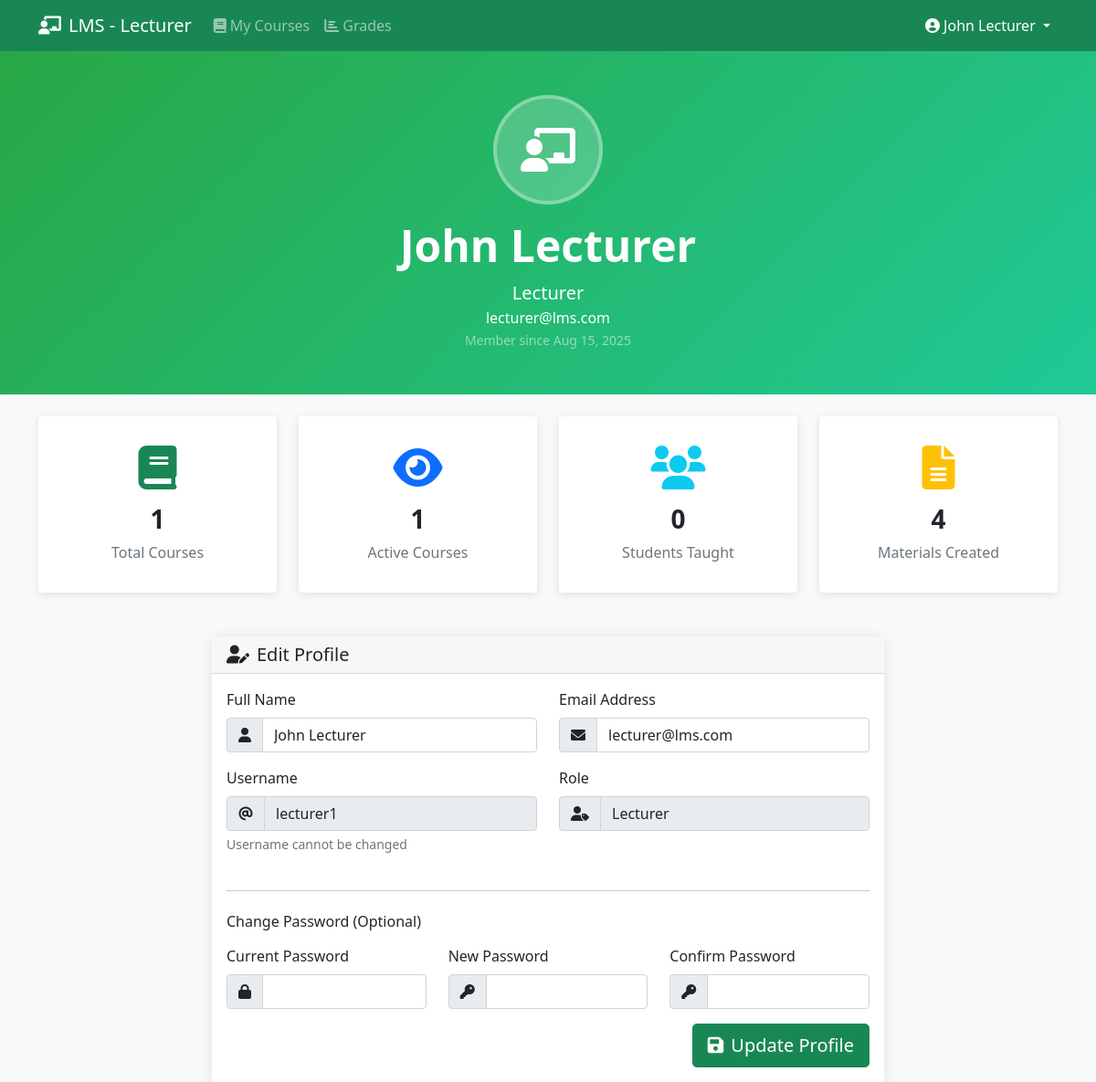
Page /lecturer/profile.php (signed in) on the committed database.
### tables this page shows
CREATE TABLE users (
    id INT AUTO_INCREMENT PRIMARY KEY,
    username VARCHAR(50) UNIQUE NOT NULL,
    email VARCHAR(100) UNIQUE NOT NULL,
    password VARCHAR(255) NOT NULL,
    full_name VARCHAR(100) NOT NULL,
    role ENUM('student', 'lecturer', 'admin') NOT NULL,
    avatar VARCHAR(255) DEFAULT 'default-avatar.png',
    created_at TIMESTAMP DEFAULT CURRENT_TIMESTAMP,
    updated_at TIMESTAMP DEFAULT CURRENT_TIMESTAMP ON UPDATE CURRENT_TIMESTAMP
);

### config/config.php (called while the page is built, shortened)
<?php
try {
    $pdo = new PDO("mysql:host=" . DB_HOST . ";dbname=" . DB_NAME, DB_USERNAME, DB_PASSWORD);
    $pdo->setAttribute(PDO::ATTR_ERRMODE, PDO::ERRMODE_EXCEPTION);
    $pdo->setAttribute(PDO::ATTR_DEFAULT_FETCH_MODE, PDO::FETCH_ASSOC);
} catch(PDOException $e) {
    die("Connection failed: " . $e->getMessage());
}
function isLoggedIn() {
    return isset($_SESSION['user_id']);
}
function getCurrentUser() {
    global $pdo;
    $stmt = $pdo->prepare("SELECT * FROM users WHERE id = ?");
    $stmt->execute([$_SESSION['user_id']]);
    return $stmt->fetch();
}
function formatDate($date) {
    return date('M d, Y', strtotime($date));
}
?>

### lecturer/profile.php (the view, shortened to what this page needs)
<?php
require_once '../config/config.php';
$user = getCurrentUser();
$stmt = $pdo->prepare("SELECT COUNT(*) as total_courses FROM courses WHERE lecturer_id = ?");
$stmt->execute([$user['id']]);
$stats['total_courses'] = $stmt->fetch()['total_courses'];
$stmt = $pdo->prepare("SELECT COUNT(*) as active_courses FROM courses WHERE lecturer_id = ? AND status = 'active'");
$stmt->execute([$user['id']]);
$stats['active_courses'] = $stmt->fetch()['active_courses'];
$stmt = $pdo->prepare("SELECT COUNT(DISTINCT e.student_id) as total_students FROM enrollments e JOIN courses c ON e.course_id = c.id WHERE c.lecturer_id = ?");
$stmt->execute([$user['id']]);
$stats['total_students'] = $stmt->fetch()['total_students'];
$stmt = $pdo->prepare("SELECT COUNT(*) as total_materials FROM materials m JOIN courses c ON m.course_id = c.id WHERE c.lecturer_id = ?");
$stmt->execute([$user['id']]);
$stats['total_materials'] = $stmt->fetch()['total_materials'];
?>
<!DOCTYPE html>
<html lang="en">
<head>
    <link href="https://cdn.jsdelivr.net/npm/bootstrap@5.1.3/dist/css/bootstrap.min.css" rel="stylesheet">
    <link href="https://cdnjs.cloudflare.com/ajax/libs/font-awesome/6.0.0/css/all.min.css" rel="stylesheet">
</head>
<body class="bg-light">
    <nav class="navbar navbar-expand-lg navbar-dark bg-success">
        <div class="container">
            <a class="navbar-brand" href="dashboard.php">
                <i class="fas fa-chalkboard-teacher me-2"></i>LMS - Lecturer
            </a>
            <div class="collapse navbar-collapse" id="navbarNav">
                <ul class="navbar-nav me-auto">
                    <li class="nav-item">
                        <a class="nav-link" href="dashboard.php">
                            <i class="fas fa-book me-1"></i>My Courses
                        </a>
                    </li>
                    <li class="nav-item">
                        <a class="nav-link" href="grades.php">
                            <i class="fas fa-chart-bar me-1"></i>Grades
                        </a>
                    </li>
                </ul>
                <ul class="navbar-nav">
                    <li class="nav-item dropdown">
                        <a class="nav-link dropdown-toggle active" href="#" id="navbarDropdown" role="button" data-bs-toggle="dropdown">
                            <i class="fas fa-user-circle me-1"></i><?php echo htmlspecialchars($user['full_name']); ?>
                        </a>
                    </li>
                </ul>
            </div>
        </div>
    </nav>
    <section class="profile-header">
        <div class="container text-center">
            <div class="profile-avatar">
                <i class="fas fa-chalkboard-teacher"></i>
            </div>
            <h1 class="display-5 fw-bold mt-3 mb-2"><?php echo htmlspecialchars($user['full_name']); ?></h1>
            <p class="lead mb-0">Lecturer</p>
            <p class="mb-0"><?php echo htmlspecialchars($user['email']); ?></p>
            <small class="text-white-50">Member since <?php echo formatDate($user['created_at']); ?></small>
        </div>
    </section>
    <div class="container mt-4">
        <div class="row g-4 mb-5">
            <div class="col-md-3">
                <div class="card stat-card text-center p-3">
                    <div class="card-body">
                        <i class="fas fa-book fa-3x text-success mb-3"></i>
                        <h3 class="fw-bold"><?php echo $stats['total_courses']; ?></h3>
                        <p class="text-muted mb-0">Total Courses</p>
                    </div>
                </div>
            </div>
            <div class="col-md-3">
                <div class="card stat-card text-center p-3">
                    <div class="card-body">
                        <i class="fas fa-eye fa-3x text-primary mb-3"></i>
                        <h3 class="fw-bold"><?php echo $stats['active_courses']; ?></h3>
                        <p class="text-muted mb-0">Active Courses</p>
                    </div>
                </div>
            </div>
            <div class="col-md-3">
                <div class="card stat-card text-center p-3">
                    <div class="card-body">
                        <i class="fas fa-users fa-3x text-info mb-3"></i>
                        <h3 class="fw-bold"><?php echo $stats['total_students']; ?></h3>
                        <p class="text-muted mb-0">Students Taught</p>
                    </div>
                </div>
            </div>
            <div class="col-md-3">
                <div class="card stat-card text-center p-3">
                    <div class="card-body">
                        <i class="fas fa-file-alt fa-3x text-warning mb-3"></i>
                        <h3 class="fw-bold"><?php echo $stats['total_materials']; ?></h3>
                        <p class="text-muted mb-0">Materials Created</p>
                    </div>
                </div>
            </div>
        </div>
        <div class="row justify-content-center">
            <div class="col-md-8">
                <div class="card form-card">
                    <div class="card-header">
                        <h5 class="mb-0"><i class="fas fa-user-edit me-2"></i>Edit Profile</h5>
                    </div>
                    <div class="card-body">
                        <form method="POST">
                            <div class="row">
                                <div class="col-md-6 mb-3">
                                    <label for="full_name" class="form-label">Full Name</label>
                                    <div class="input-group">
                                        <span class="input-group-text"><i class="fas fa-user"></i></span>
                                        <input type="text" class="form-control" id="full_name" name="full_name"
                                               value="<?php echo htmlspecialchars($user['full_name']); ?>" required>
                                    </div>
                                </div>
                                <div class="col-md-6 mb-3">
                                    <label for="email" class="form-label">Email Address</label>
                                    <div class="input-group">
                                        <span class="input-group-text"><i class="fas fa-envelope"></i></span>
                                        <input type="email" class="form-control" id="email" name="email"
                                               value="<?php echo htmlspecialchars($user['email']); ?>" required>
                                    </div>
                                </div>
                            </div>
                            <div class="row">
                                <div class="col-md-6 mb-3">
                                    <label for="username" class="form-label">Username</label>
                                    <div class="input-group">
                                        <span class="input-group-text"><i class="fas fa-at"></i></span>
                                        <input type="text" class="form-control" value="<?php echo htmlspecialchars($user['username']); ?>" disabled>
                                    </div>
                                    <div class="form-text">Username cannot be changed</div>
                                </div>
                                <div class="col-md-6 mb-3">
                                    <label for="role" class="form-label">Role</label>
                                    <div class="input-group">
                                        <span class="input-group-text"><i class="fas fa-user-tag"></i></span>
                                        <input type="text" class="form-control" value="Lecturer" disabled>
                                    </div>
                                </div>
                            </div>
                            <hr class="my-4">
                            <h6 class="mb-3">Change Password (Optional)</h6>
                            <div class="row">
                                <div class="col-md-4 mb-3">
                                    <label for="current_password" class="form-label">Current Password</label>
                                    <div class="input-group">
                                        <span class="input-group-text"><i class="fas fa-lock"></i></span>
                                        <input type="password" class="form-control" id="current_password" name="current_password">
                                    </div>
                                </div>
                                <div class="col-md-4 mb-3">
                                    <label for="new_password" class="form-label">New Password</label>
                                    <div class="input-group">
                                        <span class="input-group-text"><i class="fas fa-key"></i></span>
                                        <input type="password" class="form-control" id="new_password" name="new_password">
                                    </div>
                                </div>
                                <div class="col-md-4 mb-3">
                                    <label for="confirm_password" class="form-label">Confirm Password</label>
                                    <div class="input-group">
                                        <span class="input-group-text"><i class="fas fa-key"></i></span>
                                        <input type="password" class="form-control" id="confirm_password" name="confirm_password">
                                    </div>
                                </div>
                            </div>
                            <div class="text-end">
                                <button type="submit" class="btn btn-success btn-lg">
                                    <i class="fas fa-save me-2"></i>Update Profile
                                </button>
                            </div>
                        </form>
                    </div>
                </div>
            </div>
        </div>
    </div>
</body>
</html>

### lecturer/profile.php (style rules this page uses)
.profile-header { background: linear-gradient(135deg, #28a745 0%, #20c997 100%); color: white; padding: 3rem 0; }
.profile-avatar { width: 120px; height: 120px; border-radius: 50%; background: rgba(255,255,255,0.2); display: flex; align-items: center; justify-content: center; font-size: 3rem; margin: 0 auto; border: 4px solid rgba(255,255,255,0.3); }
.stat-card { border: none; box-shadow: 0 2px 10px rgba(0,0,0,0.1); transition: transform 0.3s; }
.form-card { border: none; box-shadow: 0 2px 15px rgba(0,0,0,0.1); }

### rows in the picture
users: full_name "John Lecturer", email "lecturer@lms.com", created_at "Aug 15, 2025", username "lecturer1"

### other values in the picture
$stats['total_courses'] "1"
$stats['active_courses'] "1"
$stats['total_students'] "0"
$stats['total_materials'] "4"
